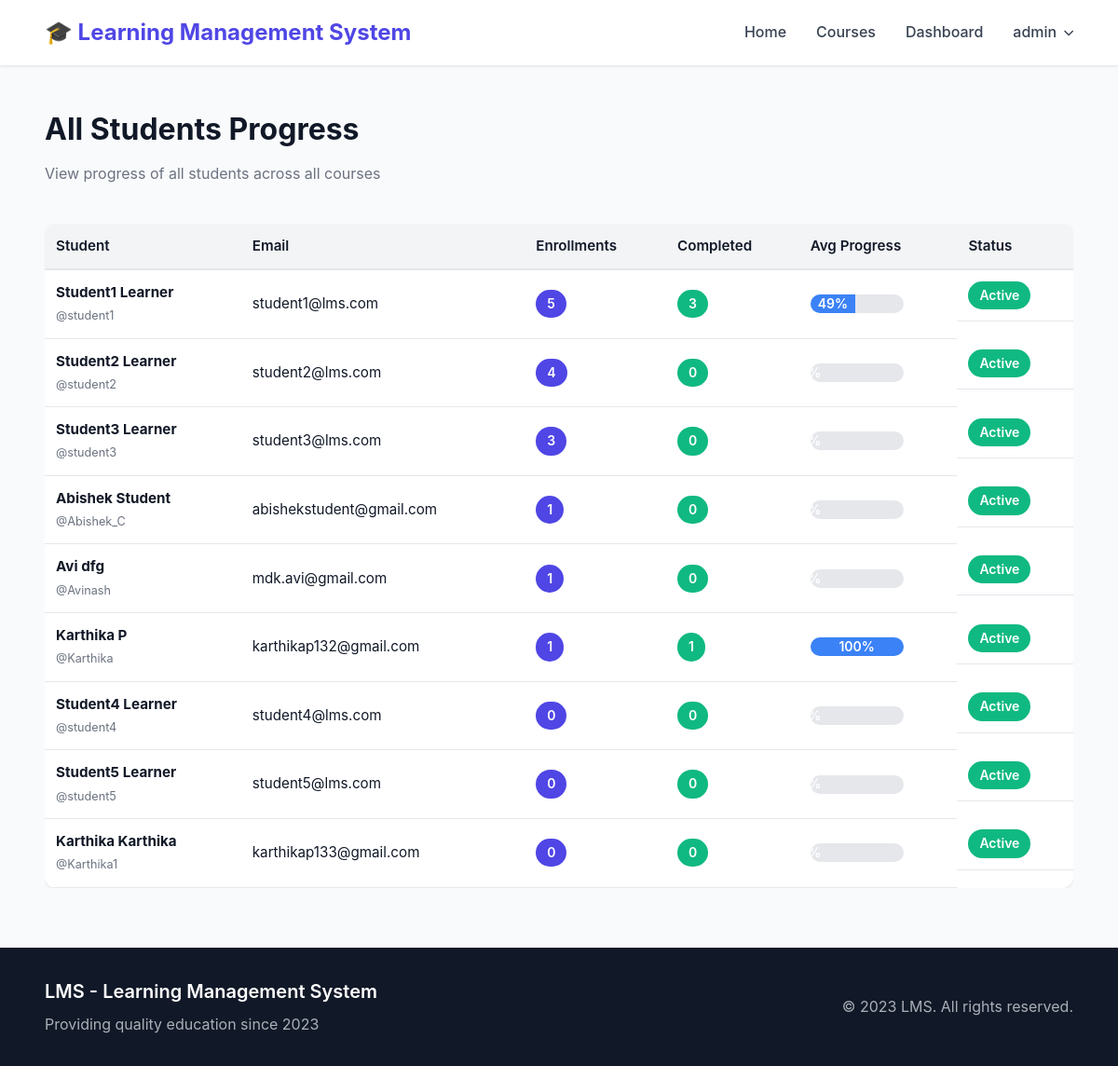
The page /manage/students/progress/ (signed in) on the database its author committed.
### accounts/models.py (models this page shows, shortened)
class User(AbstractUser):
    USER_TYPE_CHOICES = (
        ('student', 'Student'),
        ('instructor', 'Instructor'),
        ('admin', 'Admin'),
    )
    user_type = models.CharField(max_length=10, choices=USER_TYPE_CHOICES, default='student')
    profile_picture = models.ImageField(upload_to='profile_pictures/', null=True, blank=True)
    phone = models.CharField(max_length=20, null=True, blank=True)
    bio = models.TextField(blank=True, null=True)
    date_of_birth = models.DateField(null=True, blank=True)
    website = models.URLField(max_length=200, blank=True, null=True)
    address = models.TextField(blank=True, null=True)
    LEARNING_STYLE_CHOICES = (
        ('visual', 'Visual'),
        ('auditory', 'Auditory'),
        ('reading', 'Reading/Writing'),
        ('kinesthetic', 'Kinesthetic'),
    )
    learning_style = models.CharField(max_length=20, choices=LEARNING_STYLE_CHOICES, null=True, blank=True)
    preferred_language = models.CharField(max_length=50, blank=True, null=True)
    daily_study_goal = models.PositiveIntegerField(default=30, validators=[MinValueValidator(15), MaxValueValidator(480)])  # in minutes
    @property
    def is_admin(self):
        return self.is_superuser or self.user_type == 'admin'

### accounts/instructor_management_views.py (the view)
# urls.py: path('manage/students/progress/', all_students_progress, name='all_students_progress'),
@staff_member_required
def all_students_progress(request):
    students = User.objects.filter(user_type='student').annotate(
        enrollment_count=Count('enrollments', filter=Q(enrollments__is_active=True)),
        completed_count=Count('enrollments', filter=Q(enrollments__completed=True))
    ).order_by('-enrollment_count')
    student_data = []
    for student in students:
        enrollments = Enrollment.objects.filter(student=student, is_active=True)
        avg_progress = enrollments.aggregate(Avg('progress'))['progress__avg'] or 0
        student_data.append({
            'student': student,
            'enrollments': enrollments.count(),
            'completed': enrollments.filter(completed=True).count(),
            'avg_progress': avg_progress
        })
    context = {
        'student_data': student_data,
    }
    return render(request, 'admin/all_students_progress.html', context)

### templates/admin/all_students_progress.html (shortened to what this page needs)
{% extends 'base.html' %}
{% load static %}
{% block content %}
<div class="container my-5">
    <div class="row mb-4">
        <div class="col-md-12">
            <h2>All Students Progress</h2>
            <p class="text-muted">View progress of all students across all courses</p>
        </div>
    </div>
    <div class="table-responsive">
        <table class="table table-striped table-hover">
            <thead class="table-dark">
                <tr>
                    <th>Student</th>
                    <th>Email</th>
                    <th>Enrollments</th>
                    <th>Completed</th>
                    <th>Avg Progress</th>
                    <th>Status</th>
                </tr>
            </thead>
            <tbody>
                {% for data in student_data %}
                <tr>
                    <td>
                        <strong>{{ data.student.get_full_name|default:data.student.username }}</strong><br>
                        <small class="text-muted">@{{ data.student.username }}</small>
                    </td>
                    <td>{{ data.student.email }}</td>
                    <td><span class="badge bg-primary">{{ data.enrollments }}</span></td>
                    <td><span class="badge bg-success">{{ data.completed }}</span></td>
                    <td>
                        <div class="progress" style="width: 100px; height: 20px;">
                            <div class="progress-bar bg-info" style="width: {{ data.avg_progress }}%">
                                {{ data.avg_progress|floatformat:0 }}%
                            </div>
                        </div>
                    </td>
                    <td>
                        {% if data.student.is_active %}
                            <span class="badge bg-success">Active</span>
                        {% else %}
                            <span class="badge bg-danger">Inactive</span>
                        {% endif %}
                    </td>
                </tr>
                {% empty %}
                <tr>
                    <td colspan="6" class="text-center text-muted">No students found</td>
                </tr>
                {% endfor %}
            </tbody>
        </table>
    </div>
</div>
{% endblock %}

### templates/base.html (shortened to what this page needs)
<!DOCTYPE html>
<html lang="en">
<head>
    <link rel="stylesheet" href="https://cdnjs.cloudflare.com/ajax/libs/font-awesome/6.0.0/css/all.min.css">
    {% load static %}
    <link rel="stylesheet" href="{% static 'css/reset.css' %}?v=11">
    <link rel="stylesheet" href="{% static 'css/responsive.css' %}?v=17">
    <link rel="stylesheet" href="{% static 'css/style.css' %}?v=11">
    <link rel="stylesheet" href="{% static 'css/admin-fix.css' %}?v=11">
    <link rel="stylesheet" href="{% static 'css/navbar-fix.css' %}?v=11">
    <link rel="stylesheet" href="{% static 'css/instructor-students.css' %}?v=11">
    <link rel="stylesheet" href="{% static 'css/lessons.css' %}?v=2">
    <link rel="stylesheet" href="{% static 'css/quizzes.css' %}?v=2">
    <link rel="stylesheet" href="{% static 'css/dashboard.css' %}?v=2">
    <link rel="stylesheet" href="{% static 'css/student-progress.css' %}?v=2">
    <link rel="stylesheet" href="{% static 'css/admin-progress.css' %}?v=2">
    <link rel="stylesheet" href="{% static 'css/doubts.css' %}?v=2">
    <link rel="stylesheet" href="{% static 'css/assessments.css' %}?v=2">
    <link rel="stylesheet" href="{% static 'css/forms.css' %}?v=1">
</head>
<body>
    <nav class="navbar">
        <div class="container navbar-container">
            <a class="navbar-brand" href="/">🎓 Learning Management System</a>
            <div class="navbar-menu" id="navbarMenu">
                <a class="nav-link" href="{% url 'home' %}">Home</a>
                <a class="nav-link" href="{% url 'courses:course_list' %}">Courses</a>
                {% if user.is_authenticated %}
                <a class="nav-link" href="{% url 'accounts:dashboard' %}">Dashboard</a>
                <div class="dropdown" id="userDropdownContainer">
                    <span class="nav-link dropdown-toggle" onclick="toggleDropdown(event)">{{ user.username }}</span>
                </div>
                {% else %}
                <a class="nav-link" href="{% url 'accounts:login' %}">Login</a>
                <a class="btn-register" href="{% url 'accounts:register' %}">Register</a>
                {% endif %}
            </div>
        </div>
    </nav>
    <main>
        {% block content %}{% endblock %}
    </main>
    <footer>
        <div class="container">
            <div class="footer-content">
                <div class="footer-left">
                    <h5>LMS - Learning Management System</h5>
                    <p>Providing quality education since 2023</p>
                </div>
                <div class="footer-right">
                    <p>&copy; 2023 LMS. All rights reserved.</p>
                </div>
            </div>
        </div>
    </footer>
</body>
</html>

### static/css/responsive.css (style rules this page uses)
:root { --primary: #4f46e5; --primary-dark: #4338ca; --secondary: #06b6d4; --success: #10b981; --danger: #ef4444; --warning: #f59e0b; --dark: #1f2937; --light: #f9fafb; --white: #ffffff; --gray-100: #f3f4f6; --gray-200: #e5e7eb; --gray-300: #d1d5db; --gray-500: #6b7280; --gray-700: #374151; --gray-900: #111827; --shadow: 0 1px 3px rgba(0,0,0,0.1); --shadow-md: 0 4px 6px rgba(0,0,0,0.1); --shadow-lg: 0 10px 15px rgba(0,0,0,0.1); --radius: 0.5rem; --radius-lg: 0.75rem; --transition: all 0.3s ease; --max-width: 1280px; }
body { font-size: clamp(0.875rem, 2vw, 1rem); color: var(--gray-900); background: var(--light); }
h2 { font-size: clamp(1.5rem, 4vw, 2rem); font-weight: 700; line-height: 1.3; margin-bottom: 0.875rem; }
h5 { font-size: clamp(1rem, 2vw, 1.25rem); font-weight: 600; line-height: 1.5; margin-bottom: 0.5rem; }
p { margin-bottom: 1rem; line-height: 1.6; }
.container { width: 100%; max-width: var(--max-width); margin: 0 auto; padding: 0 1rem; }
@media (min-width: 768px) { .container { padding: 0 2rem; } }
@media (min-width: 1024px) { .container { padding: 0 3rem; } }
.navbar { background: var(--white); box-shadow: var(--shadow); position: sticky; top: 0; z-index: 1000; padding: 1rem 0; }
.navbar-container { display: flex; justify-content: space-between; align-items: center; gap: 1rem; }
.navbar-brand { font-size: clamp(1.25rem, 3vw, 1.5rem); font-weight: 700; color: var(--primary); }
.navbar-menu { position: fixed; top: 0; right: -100%; width: min(80%, 300px); height: 100vh; background: var(--white); box-shadow: var(--shadow-lg); padding: 2rem 1.5rem; transition: right 0.3s ease; }
.navbar-menu .nav-link { display: block; padding: 0.875rem 0; color: var(--gray-700); font-weight: 500; border-bottom: 1px solid var(--gray-200); transition: var(--transition); }
.dropdown { position: relative; }
.dropdown-toggle { cursor: pointer; display: flex; align-items: center; gap: 0.5rem; }
.dropdown-toggle::after { content: '▾'; font-size: 0.75em; }
@media (min-width: 768px) { .navbar-menu { position: static; width: auto; height: auto; padding: 0; display: flex; align-items: center; gap: 2rem; box-shadow: none; } }
@media (min-width: 768px) { .navbar-menu .nav-link { padding: 0; border: none; } }
.table-responsive { overflow-x: auto; -webkit-overflow-scrolling: touch; }
.table { width: 100%; border-collapse: collapse; background: var(--white); border-radius: var(--radius-lg); overflow: hidden; box-shadow: var(--shadow); }
.table th { padding: 1rem; text-align: left; font-weight: 600; background: var(--gray-100); border-bottom: 2px solid var(--gray-200); }
.table td { padding: 1rem; border-bottom: 1px solid var(--gray-200); }
.badge { display: inline-flex; align-items: center; padding: 0.25rem 0.75rem; font-size: 0.875rem; font-weight: 600; border-radius: 9999px; }
.badge-primary, .bg-primary { background: var(--primary); color: var(--white); }
.badge-success, .bg-success { background: var(--success); color: var(--white); }
.badge-info, .bg-info { background: #3b82f6; color: var(--white); }
.progress { height: 1.5rem; background: var(--gray-200); border-radius: 9999px; overflow: hidden; }
.progress-bar { height: 100%; background: var(--primary); display: flex; align-items: center; justify-content: center; color: var(--white); font-size: 0.875rem; font-weight: 600; transition: width 0.6s ease; }
footer { background: linear-gradient(135deg, #1f2937 0%, #111827 100%); color: var(--gray-300); padding: 2rem 0; margin-top: 4rem; }
.footer-content { display: flex; justify-content: space-between; align-items: center; }
.footer-left h5 { margin: 0 0 0.5rem 0; font-size: 1.25rem; color: white; }
.footer-left p, .footer-right p { margin: 0; opacity: 0.8; }
.text-muted { color: var(--gray-500); }
.mb-4 { margin-bottom: 2rem; }

### static/css/style.css (style rules this page uses)
table td:last-child { display: flex; gap: 0.5rem; flex-wrap: wrap; }
footer { background: var(--gray-900); color: var(--gray-300); padding: 2rem 0; margin-top: 4rem; }

### static/css/navbar-fix.css (style rules this page uses)
.navbar .dropdown { position: relative; }
.navbar .dropdown-toggle { cursor: pointer; user-select: none; display: flex; align-items: center; gap: 0.5rem; }
.navbar .dropdown-toggle::after { content: '\f078'; font-family: 'Font Awesome 6 Free'; font-weight: 900; font-size: 0.7rem; transition: transform 0.3s; }

### rows shown on the page
User: username "admin"
User: student.get_full_name "Student1 Learner", student.username "student1", student.email "student1@lms.com", enrollments "5", completed "3", {{ data.avg_progress }} 48.5714000000000 (drawn), avg_progress "49", is_active "Active"
User: student.get_full_name "Student2 Learner", student.username "student2", student.email "student2@lms.com", enrollments "4", completed "0", is_active "Active"
User: student.get_full_name "Student3 Learner", student.username "student3", student.email "student3@lms.com", enrollments "3", completed "0", is_active "Active"
User: student.get_full_name "Abishek Student", student.username "Abishek_C", student.email "abishekstudent@gmail.com", enrollments "1", completed "0", shows "Active"
User: student.get_full_name "Avi dfg", student.username "Avinash", student.email "mdk.avi@gmail.com", enrollments "1", completed "0", shows "Active"
User: student.get_full_name "Karthika P", student.username "Karthika", student.email "karthikap132@gmail.com", enrollments "1", completed "1", avg_progress "100", shows "Active"
User: student.get_full_name "Student4 Learner", student.username "student4", student.email "student4@lms.com", enrollments "0", completed "0", is_active "Active"
User: student.get_full_name "Student5 Learner", student.username "student5", student.email "student5@lms.com", enrollments "0", completed "0", is_active "Active"
User: student.get_full_name "Karthika Karthika", student.username "Karthika1", student.email "karthikap133@gmail.com", enrollments "0", completed "0", is_active "Active"
